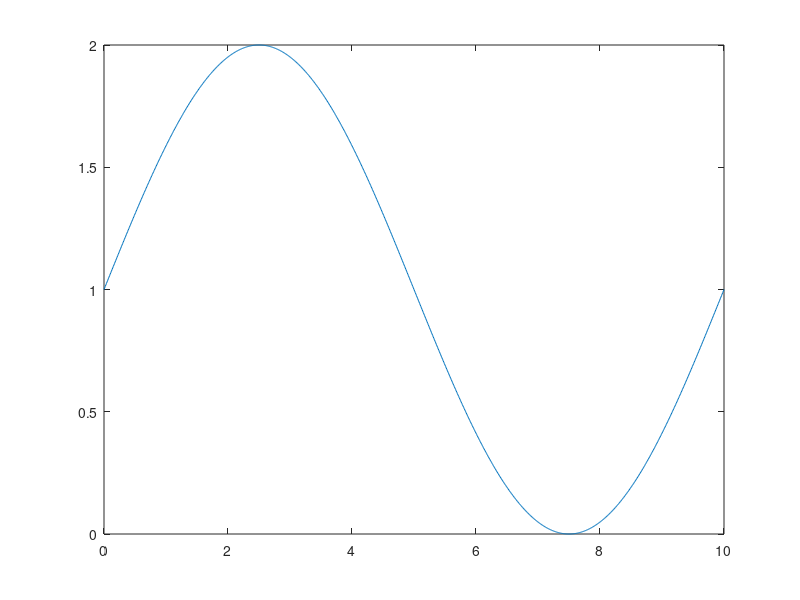

Write MATLAB code to recreate this figure. (Note: this script raises an error after producing the figure.)
clc
clear
close all

printfigure = 0;

Length = 10;  % Stablaenge
Time = 20;   % Zetiraum
step_length = 0.01;
step_time = 0.01;
x = 0 : step_length : Length;
t = 0 : step_time : Time;
N_length = length(x);
N_time = length(t);

k = 0.1; % Waermeleitfaehigkeit in cm^2/s

N = 10;  % Grad
lambda = 0 : pi / Length : N * pi / Length;
f = zeros(N_time, N_length);  % Temperaturmatrix
f(1,:) = sin(x / Length * 2 * pi) + 1;
% f(1,:) = floor(x * 5) / 5;
phi = zeros(N + 1, N_length);  % Eigenfunktionen
T = zeros(N + 1, N_time);  % Gewichtung
u = zeros(N_time, N_length);  % Anregung
U = zeros(N + 1, N_time);  % Anregungsgewichtung

plot(x,f(1,:))
setplt('Initial Condition','$x$','$T$','TV_inhomo_modal_inital_condition',0)

phi(1,:) = sqrt(1 / Length);
for i = 2 : N + 1
    for n = 1 : N_length
        phi(i, n) = sqrt(2 / Length) * cos(lambda(i) * x(n));
    end
end

figure
for i = 1 : N + 1
    plot(0:step_length:Length,phi(i,:))
    hold on
end
txt = ['$N = ',num2str(N),'$'];
TEXT = text(8,0.4,txt,'FontSize',30);
set(TEXT,'Interpreter','latex')
setplt('Eigenfunctions','$x$','$value$','TV_inhomo_modal_Eigenfunctions',0)

u(:,301) = 0.1 * sin(t - pi / 4);
u(:,501) = -0.2 * sin(t);
u(:,701) = 0.01 * t;

for i = 1 : N + 1
    U(i,:) = u(:,301) * phi(i,301) + u(:,501) * phi(i,501) + u(:,701) * phi(i,701);
end

for i = 1 : N + 1
    T(i, 1) = 0;
    for n = 1 : N_length
        T(i, 1) = T(i, 1) + f(1, n) * phi(i, n) * step_length;
    end
end

for i = 1 : N + 1
    for n = 2 : N_time
        T(i, n) = (1 - step_time * k * lambda(i)^2) * T(i, n - 1) + step_time * U(i, n);
    end
end

for n = 2 : N_time
    for i = 1 : N + 1
        f(n,:) = f(n,:) + T(i,n) * phi(i,:);
    end
end

figure
for n = 1 : 40 : N_time
    plot(x, f(n,:),'LineWidth',5)
    ylim([0 2])
    set(gca,'Fontsize',20)
    set(gca,'fontname','times new Roman')
    T = title('Temperature Distribution','fontsize',40);
    set(T,'Interpreter','latex')
    T = xlabel('$x$','fontsize',30);
    set(T,'Interpreter','latex')
    T = ylabel('$T$','fontsize',30);
    set(T,'Interpreter','latex')
    set(gcf,'outerposition',get(0,'screensize'));
    txt = ['$t = ',num2str((n-1)*step_time),'$'];
    T = text(8,1.6,txt,'FontSize',30);
    set(T,'Interpreter','latex')
    txt = ['$N = ',num2str(N),'$'];
    T = text(8,1.8,txt,'FontSize',30);
    set(T,'Interpreter','latex')
    drawnow
    frame=getframe(gcf);
    imind=frame2im(frame);
    [imind,cm] = rgb2ind(imind,256);
    if printfigure == 1
        if n==1
             imwrite(imind,cm,'TV_inhomo_modal_2.gif','gif', 'Loopcount',inf,'DelayTime',1e-6);
        else
             imwrite(imind,cm,'TV_inhomo_modal_2.gif','gif','WriteMode','append','DelayTime',1e-6);
        end
    end
end

figure
[X, Y] = meshgrid(x, t);
mesh(X,Y,f)
setmesh('Tempreature Distribution','$x$','$t$','$T$','TV_inhomo_modal_Ttx_2',printfigure)

% Messungen
% Messstelle
p = linspace(0,Length,11);
% Messwerte
m = zeros(N_time, 11);
index = 1;
for i = 1 : (N_length-1)/10 : N_length
    m(:,index) = f(:,i);
    index = index + 1;
end

f_modal_2 = f;
x_modal_2 = x;
save('f_modal_2.mat','x_modal_2','f_modal_2')

save('Messwerte.mat','m','p','step_time','k','Length','f')





